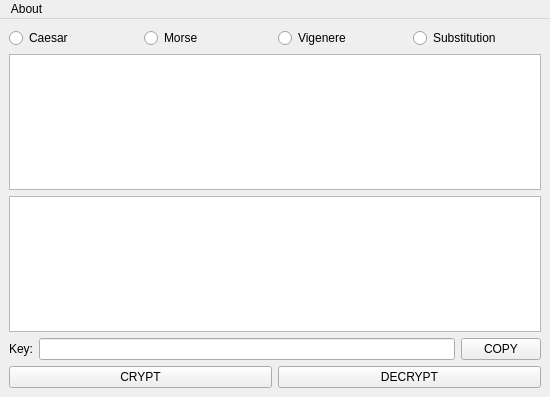
<?xml version="1.0" encoding="UTF-8"?>
<ui version="4.0">
 <class>MainWindow</class>
 <widget class="QMainWindow" name="MainWindow">
  <property name="geometry">
   <rect>
    <x>0</x>
    <y>0</y>
    <width>550</width>
    <height>397</height>
   </rect>
  </property>
  <property name="windowTitle">
   <string>JET</string>
  </property>
  <widget class="QWidget" name="centralwidget">
   <layout class="QVBoxLayout" name="verticalLayout">
    <item>
     <layout class="QHBoxLayout" name="horizontalLayout_2">
      <item>
       <widget class="QRadioButton" name="radioButton_2">
        <property name="text">
         <string>Caesar</string>
        </property>
       </widget>
      </item>
      <item>
       <widget class="QRadioButton" name="radioButton">
        <property name="text">
         <string>Morse</string>
        </property>
       </widget>
      </item>
      <item>
       <widget class="QRadioButton" name="radioButton_3">
        <property name="text">
         <string>Vigenere</string>
        </property>
       </widget>
      </item>
      <item>
       <widget class="QRadioButton" name="radioButton_4">
        <property name="text">
         <string>Substitution</string>
        </property>
       </widget>
      </item>
     </layout>
    </item>
    <item>
     <widget class="QTextEdit" name="textEdit"/>
    </item>
    <item>
     <widget class="QTextEdit" name="textEdit_2"/>
    </item>
    <item>
     <layout class="QHBoxLayout" name="horizontalLayout_4">
      <item>
       <widget class="QLabel" name="label">
        <property name="text">
         <string>Key:</string>
        </property>
       </widget>
      </item>
      <item>
       <widget class="QLineEdit" name="lineEdit"/>
      </item>
      <item>
       <widget class="QPushButton" name="pushButton_3">
        <property name="text">
         <string>COPY</string>
        </property>
       </widget>
      </item>
     </layout>
    </item>
    <item>
     <layout class="QHBoxLayout" name="horizontalLayout">
      <item>
       <widget class="QPushButton" name="pushButton">
        <property name="text">
         <string>CRYPT</string>
        </property>
       </widget>
      </item>
      <item>
       <widget class="QPushButton" name="pushButton_2">
        <property name="enabled">
         <bool>true</bool>
        </property>
        <property name="text">
         <string>DECRYPT</string>
        </property>
       </widget>
      </item>
     </layout>
    </item>
   </layout>
  </widget>
  <widget class="QMenuBar" name="menubar">
   <property name="geometry">
    <rect>
     <x>0</x>
     <y>0</y>
     <width>550</width>
     <height>25</height>
    </rect>
   </property>
   <widget class="QMenu" name="menuAbout">
    <property name="title">
     <string>About</string>
    </property>
    <addaction name="actionAbout_JET"/>
   </widget>
   <addaction name="menuAbout"/>
  </widget>
  <action name="actionAbout_JET">
   <property name="text">
    <string>About JET</string>
   </property>
  </action>
 </widget>
 <resources/>
 <connections/>
</ui>
